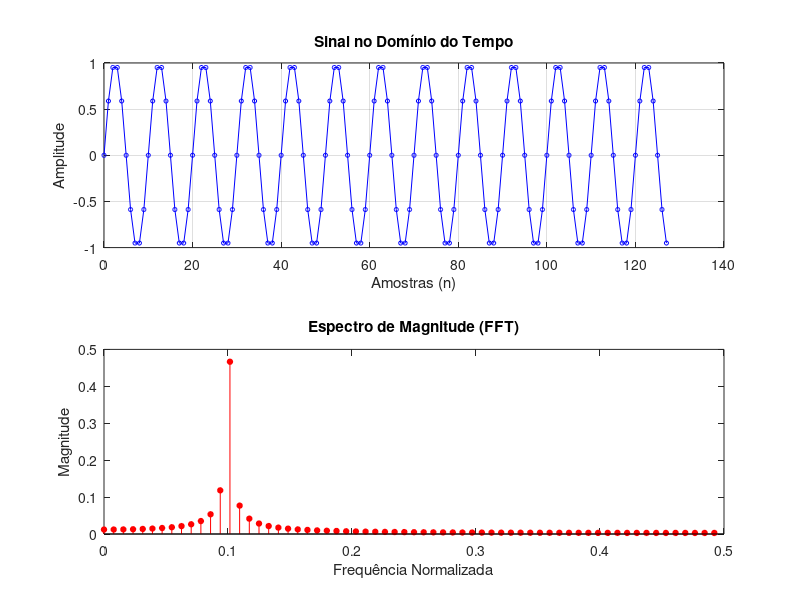

This chart was generated by the following MATLAB code: (Note: this script raises an error after producing the figure.)
% QUESTÃO 1 - Senoide discreta e FFT
% Gera uma senoide de frequência normalizada f0=0.1
% com N=128 amostras e calcula o espectro via FFT


clear; clc; close all;

%  sinal
N  = 128;       % número de amostras
f0 = 0.1;       % frequência normalizada (ciclos por amostra)
n  = 0:N-1;     % vetor de amostras

% Gerar a senoide
x = sin(2*pi*f0*n);

% Calcular a FFT
X = fft(x);

% Eixo de frequência normalizada (0 a 1, mas só até 0.5 é significativo)
freq = (0:N-1)/N;

% Módulo do espectro (só a metade positiva)
metade = 1:N/2;
magnitude = abs(X(metade)) / N;
eixo_freq = freq(metade);

% --- Plotar ---
figure('Name','Questão 1','NumberTitle','off');

subplot(2,1,1);
plot(n, x, 'b-o', 'MarkerSize', 3);
title('Sinal no Domínio do Tempo');
xlabel('Amostras (n)');
ylabel('Amplitude');
grid on;

subplot(2,1,2);
stem(eixo_freq, magnitude, 'r', 'filled', 'MarkerSize', 4);
title('Espectro de Magnitude (FFT)');
xlabel('Frequência Normalizada');
ylabel('Magnitude');
% Marca a frequência dominante
[pico, idx] = max(magnitude);
xline(eixo_freq(idx), 'k--', sprintf('f = %.2f', eixo_freq(idx)), 'LabelVerticalAlignment','bottom');
grid on;

% Mostrar resultado no terminal
fprintf('Frequência dominante encontrada: f = %.4f\n', eixo_freq(idx));
fprintf('(Frequência esperada: f0 = %.4f)\n', f0);
